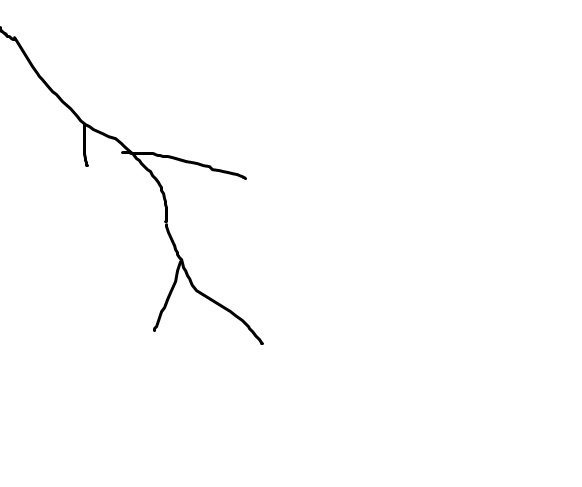
#> input picture testing/worlds_best_river.png, 582 x 487 px
$ jupyter execute --allow-errors learning.ipynb
#> lines starting #> are read from the running program, lines starting #| are printed output that depends on the picture; after the words box and inside, x2 and y2 are one past the last pixel; in counts of white or black regions, pixels touching at a corner belong together
[cell 1]
from landlab import RasterModelGrid
from landlab.io import esri_ascii
from landlab.utils.add_halo import add_halo
import numpy as np
import rasterio
import rasterio.features
import rasterio.warp
from landlab import RasterModelGrid

#> (a cell that did not finish here is left out)

#> (a cell that did not finish here is left out)

#> (a cell that did not finish here is left out)

#> (a cell that did not finish here is left out)

[cell 6]
#flow accumulator time
from landlab import RasterModelGrid
from landlab.components import FlowAccumulator, FastscapeEroder
#> (the rest of this cell did not finish here and is left out)

#> (a cell that did not finish here is left out)

#> (a cell that did not finish here is left out)

#> (a cell that did not finish here is left out)

[cell 10]
from PIL import Image
import numpy as np

image_path = 'worlds_best_river.png'
img = Image.open(image_path)
#> img is the input picture: PIL image 582x487 RGBA; mean R, G, B, A 253.2, 253.2, 253.2, 255
np_img = np.array(img)

[cell 11]
import matplotlib.pyplot as plt

plt.imshow(np_img)

[cell 12]
print(np.max(np_img)) #so from 0 to 255 scale.
#| 255

[cell 13]
# ima try it the ez way first. Just general flow from top left to bottom right.
#chat we actually need to think
#so i guess less do this without the random stuff first.
from scipy.ndimage import gaussian_filter
import numpy as np
import random
def make_gradient(np_array, diff):
    #diff is the difference between the highest and lowest point.
    #So we have like uh
#> called with diff = 30
    scale_factor = diff / (np_array.shape[1] + np_array.shape[0] - 1)
#> scale_factor = 0.0281
    for i in range(np_array.shape[0]):
        for j in range(np_array.shape[1]):
            # np_array[i][j] -= (i + j + random.randint(0, int((np_array.shape[0] + np_array.shape[1]) / 1000))) * dz
            np_array[i][j] -= ((i + j)) *  scale_factor * random.randint(95, 105) / 100
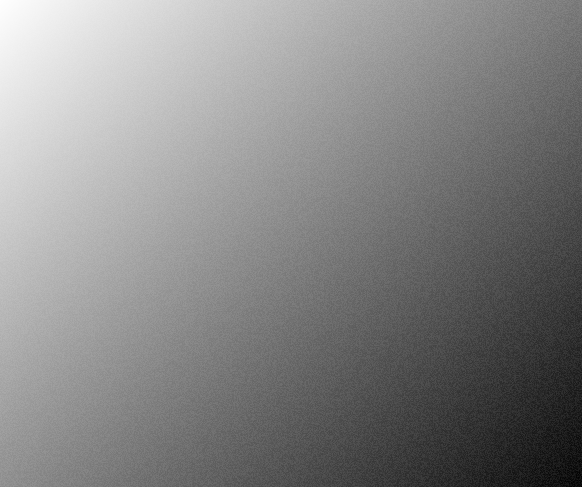
#> np_array: shape (487, 582) float64; min -31.47, max 0, mean -14.98; drawn with min black and max white

def overlay_img(np_img, diff=50):
    terrain = np.zeros(np_img.shape[:2])
    make_gradient(terrain, diff)

    grayscale = np_img[:,:,0]
    # whites = grayscale == 255
    blacks = grayscale == 0
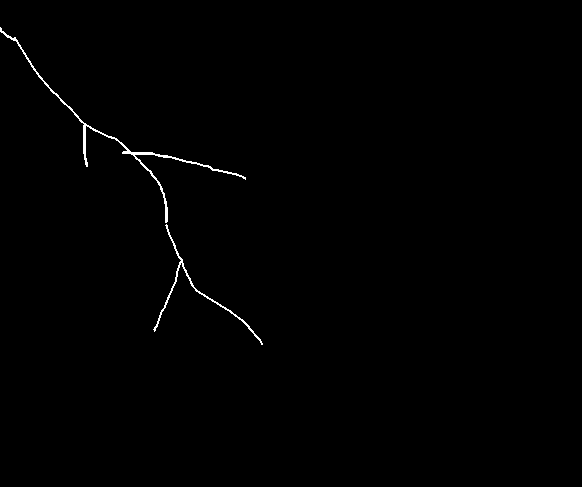
#> blacks: shape (487, 582) bool; 0.5% white in thin lines or dots, all inside (x1, y1, x2, y2) = (0, 27, 263, 345)
    # grayscale[whites] = 0 #reverse b and w
    # grayscale[blacks] = 255 #check that it is between 1 and 255
    carved_idxs = np.zeros_like(terrain)
    for i in range(1, grayscale.shape[0]- 1):
        for j in range(1, grayscale.shape[1] - 1):
            # np_array[i][j] -= (i + j + random.randint(0, int((np_array.shape[0] + np_array.shape[1]) / 1000))) * dz
            if blacks[i, j]:
                scale = (1 + (i + j) / ( 1.5 * (terrain.shape[0] + terrain.shape[1])))
                # terrain[i-2 : i + 2, j - 2 : j + 2] -=  scale * diff * 0.8
                carved_idxs[i-1 : i + 1, j - 1 : j + 1] =  -scale * diff * 0.8 + terrain[i, j]
                carved_idxs[i, j] =  -scale * diff * 0.2+ terrain[i, j]
    terrain = terrain + carved_idxs
    terrain = gaussian_filter(terrain, sigma=5)

    return terrain[::-1, :]

[cell 14]
worlds_best_river = overlay_img(np_img, diff=30)
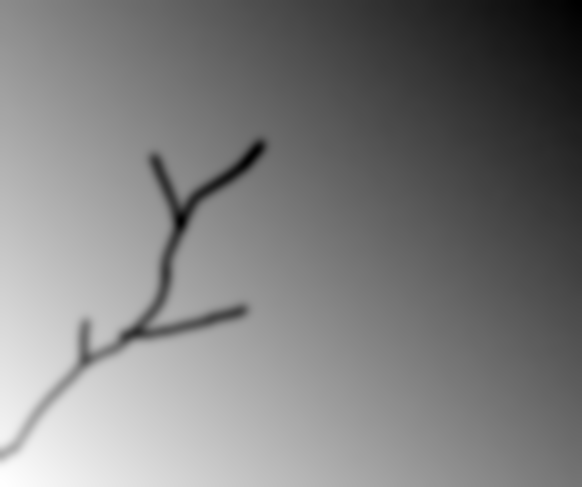
#> worlds_best_river: shape (487, 582) float64; min -29.9, max -0.199, mean -15.29; drawn with min black and max white
plt.imshow(worlds_best_river)
